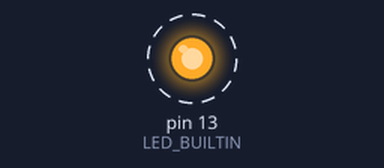
The sketch below on a simulated Arduino Uno, built with avr-gcc and run on an emulated ATmega328P. On the bench: output pins drawn as LEDs (lit = HIGH). Dashed ring = blinking.

Above: at 0.07 s.
Timing chart, 0 to 3.0 s (numbered marks = the images above):
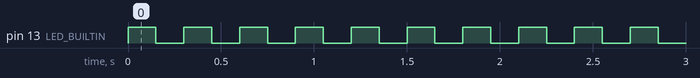

The sketch:

01_blink_L_fast.ino
```cpp
// 01_blink_L_fast.ino
// Blinks the built-in "L" LED on the Arduino Uno faster than the factory sketch.
//
// Used at Tier 1 Milestone 2 of Project 1 — the student's first Upload click.
// No wiring required. The "L" LED is already on the Arduino board, connected
// internally to digital pin 13.
//
// Expected behaviour: the small green LED near pin 13 blinks about three times
// per second after upload. The factory sketch blinks once per second, so the
// student sees the LED blink faster than before — proof the upload worked.

void setup() {
  pinMode(LED_BUILTIN, OUTPUT);
}

void loop() {
  digitalWrite(LED_BUILTIN, HIGH);
  delay(150);
  digitalWrite(LED_BUILTIN, LOW);
  delay(150);
}
```

Measured:
- by itself, pin 13 (LED_BUILTIN): alternates HIGH for 0.15 s and LOW for 0.15 s
